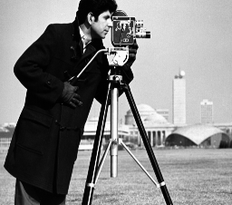
%> input picture cameraman1.png (cropped and resized to the size of MATLAB's example picture), 232 x 205 px, given in place of tire.tif, which was not available
$ octave Pt_trans.m   (GNU Octave 9; MATLAB toolbox functions it lacks are replaced by stand-ins)
%> lines starting %> are read from the running program, lines starting %| are printed output that depends on the picture; pictures that were not available may be replaced by others from this repository, and a replacement may not be noted
clc;
clear all;
close all;
I=imread('tire.tif');
%> I is the input picture: size 205x232 uint8; min 0, max 255, mean 132.6
m=size(I,1);
%> m = 205
n=size(I,2);
%> n = 232
Iinv=zeros(m,n);
Ilog=zeros(m,n);
Ipow=zeros(m,n);
c=input('Enter the value of c: ');
%> the answer given: 3
y=input('\nEnter the value of gamma: ');
%> the answer given: 2
for i=1:m
    for j=1:n
        Iinv(i,j)=255-I(i,j);
        Ilog(i,j)=c*log2(double(I(i,j))+1);
        Ipow(i,j)=c*(double(I(i,j)).^y);
    end
end
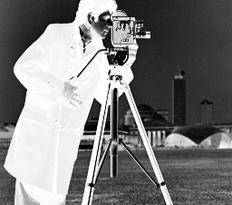
%> Iinv: size 205x232 double; min 0, max 255, mean 122.4
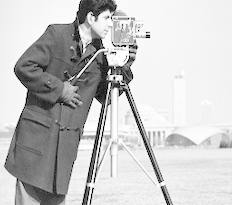
%> Ilog: size 205x232 double; min 0, max 24, mean 18.6; drawn with min black and max white
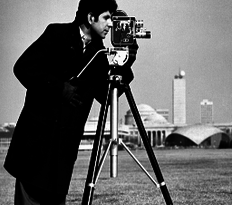
%> Ipow: size 205x232 double; min 0, max 195075, mean 76280.1; drawn with min black and max white
%subplot(2,1,1);
imshow(I);
title('Original Image');
subplot(2,1,2);
figure,imshow(Iinv,[]);
title('Inverted Image');
figure,imshow(Ilog,[]);
title('Logarithmic Transformed Image');
figure,imshow(Ipow,[]);
title('Power-Log Transformed Image');
